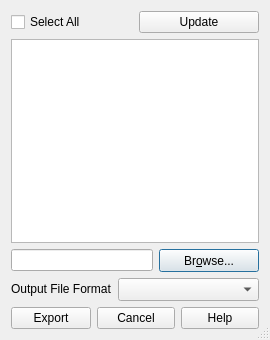
<?xml version="1.0" encoding="UTF-8"?>
<ui version="4.0">
 <class>mapsPrinter</class>
 <widget class="QDialog" name="mapsPrinter">
  <property name="geometry">
   <rect>
    <x>0</x>
    <y>0</y>
    <width>270</width>
    <height>340</height>
   </rect>
  </property>
  <property name="sizePolicy">
   <sizepolicy hsizetype="Minimum" vsizetype="Minimum">
    <horstretch>0</horstretch>
    <verstretch>0</verstretch>
   </sizepolicy>
  </property>
  <property name="minimumSize">
   <size>
    <width>270</width>
    <height>340</height>
   </size>
  </property>
  <property name="sizeIncrement">
   <size>
    <width>0</width>
    <height>0</height>
   </size>
  </property>
  <property name="contextMenuPolicy">
   <enum>Qt::ActionsContextMenu</enum>
  </property>
  <property name="windowTitle">
   <string>Maps Printer</string>
  </property>
  <property name="windowIcon">
   <iconset>
    <normaloff>:/plugins/MapsPrinter/icons/icon.png</normaloff>:/plugins/MapsPrinter/icons/icon.png</iconset>
  </property>
  <property name="sizeGripEnabled">
   <bool>true</bool>
  </property>
  <layout class="QGridLayout" name="gridLayout">
   <item row="3" column="0" colspan="2">
    <layout class="QHBoxLayout" name="horizontalLayout_2">
     <item>
      <widget class="QLabel" name="label">
       <property name="sizePolicy">
        <sizepolicy hsizetype="Maximum" vsizetype="Fixed">
         <horstretch>0</horstretch>
         <verstretch>0</verstretch>
        </sizepolicy>
       </property>
       <property name="text">
        <string>Output File Format</string>
       </property>
      </widget>
     </item>
     <item>
      <widget class="QComboBox" name="formatBox">
       <property name="sizePolicy">
        <sizepolicy hsizetype="Minimum" vsizetype="Fixed">
         <horstretch>0</horstretch>
         <verstretch>0</verstretch>
        </sizepolicy>
       </property>
       <property name="minimumSize">
        <size>
         <width>0</width>
         <height>23</height>
        </size>
       </property>
       <property name="maximumSize">
        <size>
         <width>16777215</width>
         <height>16777215</height>
        </size>
       </property>
       <property name="sizeIncrement">
        <size>
         <width>0</width>
         <height>0</height>
        </size>
       </property>
       <property name="toolTip">
        <string>Choose the output file format</string>
       </property>
       <property name="whatsThis">
        <string/>
       </property>
      </widget>
     </item>
    </layout>
   </item>
   <item row="0" column="0">
    <widget class="QCheckBox" name="checkBox">
     <property name="enabled">
      <bool>true</bool>
     </property>
     <property name="toolTip">
      <string>Select/unselect all the composers listed below</string>
     </property>
     <property name="whatsThis">
      <string/>
     </property>
     <property name="text">
      <string>Select All</string>
     </property>
     <property name="checked">
      <bool>false</bool>
     </property>
    </widget>
   </item>
   <item row="2" column="0" colspan="2">
    <layout class="QHBoxLayout" name="horizontalLayout_3">
     <item>
      <widget class="QLineEdit" name="path">
       <property name="sizePolicy">
        <sizepolicy hsizetype="Minimum" vsizetype="Fixed">
         <horstretch>0</horstretch>
         <verstretch>0</verstretch>
        </sizepolicy>
       </property>
       <property name="sizeIncrement">
        <size>
         <width>0</width>
         <height>0</height>
        </size>
       </property>
       <property name="toolTip">
        <string/>
       </property>
       <property name="whatsThis">
        <string/>
       </property>
      </widget>
     </item>
     <item>
      <widget class="QPushButton" name="browser">
       <property name="sizePolicy">
        <sizepolicy hsizetype="Maximum" vsizetype="Fixed">
         <horstretch>0</horstretch>
         <verstretch>0</verstretch>
        </sizepolicy>
       </property>
       <property name="minimumSize">
        <size>
         <width>100</width>
         <height>23</height>
        </size>
       </property>
       <property name="toolTip">
        <string>Choose the output folder</string>
       </property>
       <property name="text">
        <string>Br&amp;owse...</string>
       </property>
      </widget>
     </item>
    </layout>
   </item>
   <item row="0" column="1">
    <widget class="QPushButton" name="updater">
     <property name="sizePolicy">
      <sizepolicy hsizetype="Fixed" vsizetype="Fixed">
       <horstretch>0</horstretch>
       <verstretch>0</verstretch>
      </sizepolicy>
     </property>
     <property name="minimumSize">
      <size>
       <width>120</width>
       <height>0</height>
      </size>
     </property>
     <property name="toolTip">
      <string>Update the list below</string>
     </property>
     <property name="text">
      <string>Update</string>
     </property>
     <property name="icon">
      <iconset>
       <normaloff>:/plugins/MapsPrinter/icons/action_refresh.png</normaloff>:/plugins/MapsPrinter/icons/action_refresh.png</iconset>
     </property>
    </widget>
   </item>
   <item row="4" column="0" colspan="2">
    <layout class="QHBoxLayout" name="horizontalLayout">
     <item>
      <widget class="QPushButton" name="exportButton">
       <property name="text">
        <string>Export</string>
       </property>
      </widget>
     </item>
     <item>
      <widget class="QDialogButtonBox" name="buttonBox">
       <property name="contextMenuPolicy">
        <enum>Qt::DefaultContextMenu</enum>
       </property>
       <property name="standardButtons">
        <set>QDialogButtonBox::Cancel|QDialogButtonBox::Help</set>
       </property>
      </widget>
     </item>
    </layout>
   </item>
   <item row="1" column="0" colspan="2">
    <widget class="QListWidget" name="composerList">
     <property name="sizePolicy">
      <sizepolicy hsizetype="Minimum" vsizetype="Minimum">
       <horstretch>0</horstretch>
       <verstretch>0</verstretch>
      </sizepolicy>
     </property>
     <property name="sizeIncrement">
      <size>
       <width>0</width>
       <height>0</height>
      </size>
     </property>
     <property name="cursor" stdset="0">
      <cursorShape>ArrowCursor</cursorShape>
     </property>
     <property name="mouseTracking">
      <bool>false</bool>
     </property>
     <property name="contextMenuPolicy">
      <enum>Qt::CustomContextMenu</enum>
     </property>
     <property name="acceptDrops">
      <bool>true</bool>
     </property>
     <property name="toolTip">
      <string>Check the composer(s) you want to export</string>
     </property>
     <property name="whatsThis">
      <string/>
     </property>
     <property name="alternatingRowColors">
      <bool>true</bool>
     </property>
     <property name="selectionMode">
      <enum>QAbstractItemView::ExtendedSelection</enum>
     </property>
     <property name="resizeMode">
      <enum>QListView::Fixed</enum>
     </property>
    </widget>
   </item>
  </layout>
 </widget>
 <resources/>
 <connections>
  <connection>
   <sender>buttonBox</sender>
   <signal>accepted()</signal>
   <receiver>mapsPrinter</receiver>
   <slot>accept()</slot>
   <hints>
    <hint type="sourcelabel">
     <x>175</x>
     <y>317</y>
    </hint>
    <hint type="destinationlabel">
     <x>134</x>
     <y>169</y>
    </hint>
   </hints>
  </connection>
  <connection>
   <sender>buttonBox</sender>
   <signal>rejected()</signal>
   <receiver>mapsPrinter</receiver>
   <slot>reject()</slot>
   <hints>
    <hint type="sourcelabel">
     <x>175</x>
     <y>291</y>
    </hint>
    <hint type="destinationlabel">
     <x>134</x>
     <y>169</y>
    </hint>
   </hints>
  </connection>
 </connections>
</ui>
